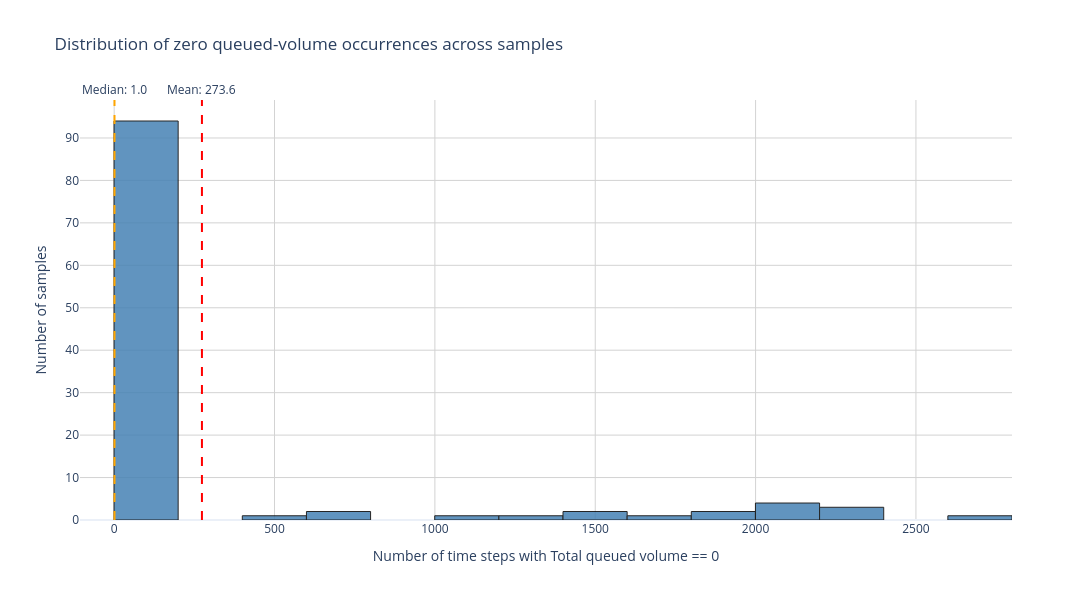

The notebook cell this image was saved under:
### Code cell
import numpy as np
import plotly.graph_objects as go
import plotly.express as px
from plotly.subplots import make_subplots
from typing import Callable, Tuple, Optional, List, Dict

# ---------------------------------------------------------------------
# 1) Build a row → (ask_sizes, bid_sizes) extractor (no hardcoded slice)
# ---------------------------------------------------------------------
def build_l2_sizes_extractor(
    *,
    meta_cols: int = 0,
    levels_per_side: Optional[int] = None,   # None ⇒ infer from remaining width
    dims_per_level: int = 1,                 # e.g., (price,size)=2; if sizes-only tensor ⇒ 1
    size_offset: int = 0,                    # which feature inside each level is "size" (0-based)
    storage_order: str = "ASK|BID",          # or "BID|ASK"
    l2_end: Optional[int] = None,            # None ⇒ use row[meta_cols:] to the end
    auto_fix_extra: bool = True              # trim tail to nearest multiple of (2 * dims_per_level)
) -> Callable[[np.ndarray], Tuple[np.ndarray, np.ndarray]]:
    """
    Returns a function extractor(row) -> (ask_sizes, bid_sizes) with lengths K each.
    No absolute indices; only meta_cols and per-level structure.

    Row layout assumption (block layout):
        [meta | SIDE1_block (K * dims) | SIDE2_block (K * dims) | (optional tail)]

    Example: price+size per level ⇒ dims_per_level=2, size_offset=1.
             sizes-only L2 ⇒ dims_per_level=1, size_offset=0.
    """
    storage_order = storage_order.upper().strip()
    if storage_order not in {"ASK|BID", "BID|ASK"}:
        raise ValueError("storage_order must be 'ASK|BID' or 'BID|ASK'.")

    def extractor(row: np.ndarray) -> Tuple[np.ndarray, np.ndarray]:
        if row.ndim != 1:
            raise ValueError(f"Extractor expects 1D row, got shape {row.shape}.")
        D = row.shape[0]
        start = meta_cols
        end = D if l2_end is None else int(l2_end)
        if not (0 <= start < end <= D):
            raise ValueError(f"Invalid bounds: meta_cols={meta_cols}, l2_end={l2_end}, width={D}.")
        l2 = row[start:end]
        width = l2.shape[0]

        # infer K if needed
        if levels_per_side is None:
            unit = 2 * dims_per_level
            if width % unit != 0:
                if not auto_fix_extra:
                    raise ValueError(
                        f"Remaining width={width} not divisible by 2*dims_per_level={unit}. "
                        f"Set auto_fix_extra=True or pass levels_per_side."
                    )
                # trim to the nearest lower multiple
                trimmed = width - (width % unit)
                if trimmed <= 0:
                    raise ValueError(
                        f"Cannot infer levels with width={width} and unit={unit}."
                    )
                l2 = l2[:trimmed]
                width = trimmed
            K = width // unit
        else:
            K = int(levels_per_side)
            need = 2 * K * dims_per_level
            if need > width:
                if not auto_fix_extra:
                    raise ValueError(
                        f"Need {need} L2 columns for 2*K*dims; only {width} available."
                    )
                # try restricting to the needed part
                l2 = l2[:need]
                width = need

        side_span = K * dims_per_level
        side1 = l2[:side_span]
        side2 = l2[side_span:side_span*2]

        # take "size" component from each level
        if dims_per_level == 1:
            side1_sizes = side1
            side2_sizes = side2
        else:
            # reshape into [K, dims_per_level], pick column size_offset
            side1_sizes = side1.reshape(K, dims_per_level)[:, size_offset]
            side2_sizes = side2.reshape(K, dims_per_level)[:, size_offset]

        if storage_order == "ASK|BID":
            ask_sizes, bid_sizes = side1_sizes, side2_sizes
        else:
            bid_sizes, ask_sizes = side1_sizes, side2_sizes

        return ask_sizes.astype(float), bid_sizes.astype(float)

    return extractor


# ---------------------------------------------------------------------
# 2) Compute queued volumes over time using the extractor (state or delta)
# ---------------------------------------------------------------------
def compute_queued_volumes_over_time_from_extractor(
    book_array: np.ndarray,
    extractor: Callable[[np.ndarray], Tuple[np.ndarray, np.ndarray]],
    *,
    use_abs: bool = True,
    is_delta: bool = False
) -> Tuple[np.ndarray, np.ndarray, np.ndarray]:
    """
    Returns bid_vol[t], ask_vol[t], total[t] for t=0..T-1.

    - If is_delta=False: sums per-time from extracted sizes.
    - If is_delta=True: treats extracted sizes as per-step Δ and cumulatively sums over time.
    """
    if book_array.ndim != 2:
        raise ValueError(f"book_array must be 2D [T, D], got {book_array.shape}.")
    T = book_array.shape[0]

    bid_vol = np.empty(T, dtype=float)
    ask_vol = np.empty(T, dtype=float)

    bid_state = None
    ask_state = None

    for t in range(T):
        ask_sizes, bid_sizes = extractor(book_array[t])
        # shape consistency
        if ask_state is None:
            # initialize states with zeros of correct K
            ask_state = np.zeros_like(ask_sizes, dtype=float)
            bid_state = np.zeros_like(bid_sizes, dtype=float)
        else:
            if ask_state.shape != ask_sizes.shape or bid_state.shape != bid_sizes.shape:
                raise ValueError(f"Inconsistent level count at t={t}: "
                                 f"ask {ask_sizes.shape} vs {ask_state.shape}, "
                                 f"bid {bid_sizes.shape} vs {bid_state.shape}.")

        if is_delta:
            ask_state += ask_sizes
            bid_state += bid_sizes
            a = ask_state
            b = bid_state
        else:
            a = ask_sizes
            b = bid_sizes

        if use_abs:
            ask_vol[t] = float(np.sum(np.abs(a)))
            bid_vol[t] = float(np.sum(np.abs(b)))
        else:
            ask_vol[t] = float(np.sum(a))
            bid_vol[t] = float(np.sum(b))

    total = bid_vol + ask_vol
    return bid_vol, ask_vol, total


# ---------------------------------------------------------------------
# 3) Zero-volume histogram across samples (no slice assumptions)
# ---------------------------------------------------------------------
def zero_volume_histogram(
    b_dict: Dict[int, np.ndarray],
    *,
    extractor: Callable[[np.ndarray], Tuple[np.ndarray, np.ndarray]],
    use_abs: bool = True,
    is_delta: bool = False,
    atol: float = 0.0,
    bins: Optional[int] = None
) -> Tuple[Dict[int, Dict[str, List[int] | int]], List[int]]:
    """
    For each sample_id, compute queued volumes with the provided extractor,
    count time steps where total≈0 (within atol), and plot a histogram.
    """
    sample_ids = sorted(b_dict.keys())
    zero_volume_data: Dict[int, Dict[str, List[int] | int]] = {}
    zero_counts: List[int] = []

    for sid in sample_ids:
        data = b_dict[sid]
        _, _, total = compute_queued_volumes_over_time_from_extractor(
            data, extractor, use_abs=use_abs, is_delta=is_delta
        )
        idx = np.where(np.isclose(total, 0.0, atol=atol))[0]
        zero_volume_data[sid] = {"count": int(idx.size), "indexes": idx.tolist()}
        zero_counts.append(int(idx.size))

    # histogram
    if bins is None:
        bins = min(30, max(5, int(np.sqrt(max(1, len(zero_counts))))))

    # Create Plotly histogram
    fig = go.Figure()
    
    # Add histogram
    fig.add_trace(go.Histogram(
        x=zero_counts,
        nbinsx=bins,
        name='Distribution',
        marker=dict(color='steelblue', line=dict(color='black', width=1)),
        opacity=0.85
    ))
    
    # Add mean and median lines
    mean_zeros = float(np.mean(zero_counts)) if zero_counts else 0.0
    median_zeros = float(np.median(zero_counts)) if zero_counts else 0.0
    
    fig.add_vline(
        x=mean_zeros, 
        line_dash="dash", 
        line_color="red",
        annotation_text=f"Mean: {mean_zeros:.1f}",
        annotation_position="top"
    )
    
    fig.add_vline(
        x=median_zeros, 
        line_dash="dash", 
        line_color="orange",
        annotation_text=f"Median: {median_zeros:.1f}",
        annotation_position="top"
    )

    # Update layout
    fig.update_layout(
        title='Distribution of zero queued-volume occurrences across samples',
        xaxis_title='Number of time steps with Total queued volume == 0',
        yaxis_title='Number of samples',
        width=1200,
        height=600,
        showlegend=False,
        template='plotly_white'
    )
    
    # Add grid
    fig.update_xaxes(showgrid=True, gridwidth=1, gridcolor='lightgray')
    fig.update_yaxes(showgrid=True, gridwidth=1, gridcolor='lightgray')
    
    fig.show()

    print("Zero volume statistics:")
    print(f"Total samples: {len(zero_volume_data)}")
    print(f"Mean zero volume occurrences: {mean_zeros:.2f}")
    print(f"Median zero volume occurrences: {median_zeros:.2f}")
    print(f"Min zero volume occurrences: {min(zero_counts) if zero_counts else 0}")
    print(f"Max zero volume occurrences: {max(zero_counts) if zero_counts else 0}")

    return zero_volume_data, zero_counts


# ---------------------------------------------------------------------
# 4) Example usage — set ONLY the structural params (no magic slice)
# ---------------------------------------------------------------------
# >>> Configure these to YOUR row format <<<
# How many *non-LOB* columns are at the start? (e.g., Δmid, timestamp, etc.)
META_COLS        = 0         # change if your row starts with meta features
LEVELS_PER_SIDE  = None      # None ⇒ infer K from remaining width
DIMS_PER_LEVEL   = 1         # if (price,size) per level, set to 2
SIZE_OFFSET      = 0         # which field is "size" inside each level (0-based)
STORAGE_ORDER    = "ASK|BID" # or "BID|ASK" to match how your tensor stores sides
L2_END           = None      # None ⇒ go to the end of the row
IS_DELTA         = False     # True if rows store Δqueue per step (then we cumsum over time)
USE_ABS          = True      # sum absolute sizes
ATOL_ZERO        = 0.0       # numeric tolerance for "zero"
BINS             = 20

extractor = build_l2_sizes_extractor(
    meta_cols=META_COLS,
    levels_per_side=LEVELS_PER_SIDE,
    dims_per_level=DIMS_PER_LEVEL,
    size_offset=SIZE_OFFSET,
    storage_order=STORAGE_ORDER,
    l2_end=L2_END,
    auto_fix_extra=True
)

# Run the histogram across all samples in b_dict
zero_volume_data, zero_counts = zero_volume_histogram(
    b_dict,
    extractor=extractor,
    use_abs=USE_ABS,
    is_delta=IS_DELTA,
    atol=ATOL_ZERO,
    bins=BINS
)

### Figure 1 — Plotly figure (JSON) as saved in the notebook; plotly's stock layout.template omitted (floating-point values rounded to 4 significant figures)
{"data": [{"marker": {"color": "steelblue", "line": {"color": "black", "width": 1}}, "name": "Distribution", "nbinsx": 20, "opacity": 0.85, "type": "histogram", "x": [1, 1, 1, 1, 1, 1, 1, 1, 1, 2308, 446, 2014, 1, 1, 1, 1, 1, 1, 1, 1, 1, 622, 1, 1, 1, 1, 1, 1, 1, 1, 1, 1, 1, 1, 1, 1, 2031, 1, 1, 7, 5, 1, 1, 1, 169, 1, 32, 1008, 1, 1, 1, 1, 1, 32, 1, 1, 1, 1557, 1, 1, 1, 1, 1, 1, 1, 1, 1, 1, 1, 1, 1, 1, 622, 1, 1, 1, 1426, 1, 1, 1, 1, 2033, 1, 1, 1, 1887, 1, 1, 2390, 58, 1, 1, 2683, 1, 1, 1, 1, 1, 1, 1, 1, 2154, 1854, 1, 1, 1674, 1, 2229, 1248, 72, 1, 1]}], "layout": {"annotations": [{"showarrow": false, "text": "Mean: 273.6", "x": 273.6, "xanchor": "center", "xref": "x", "y": 1, "yanchor": "bottom", "yref": "y domain"}, {"showarrow": false, "text": "Median: 1.0", "x": 1, "xanchor": "center", "xref": "x", "y": 1, "yanchor": "bottom", "yref": "y domain"}], "height": 600, "shapes": [{"line": {"color": "red", "dash": "dash"}, "type": "line", "x0": 273.6, "x1": 273.6, "xref": "x", "y0": 0, "y1": 1, "yref": "y domain"}, {"line": {"color": "orange", "dash": "dash"}, "type": "line", "x0": 1, "x1": 1, "xref": "x", "y0": 0, "y1": 1, "yref": "y domain"}], "showlegend": false, "title": {"text": "Distribution of zero queued-volume occurrences across samples"}, "width": 1200, "xaxis": {"gridcolor": "lightgray", "gridwidth": 1, "showgrid": true, "title": {"text": "Number of time steps with Total queued volume == 0"}}, "yaxis": {"gridcolor": "lightgray", "gridwidth": 1, "showgrid": true, "title": {"text": "Number of samples"}}}}
